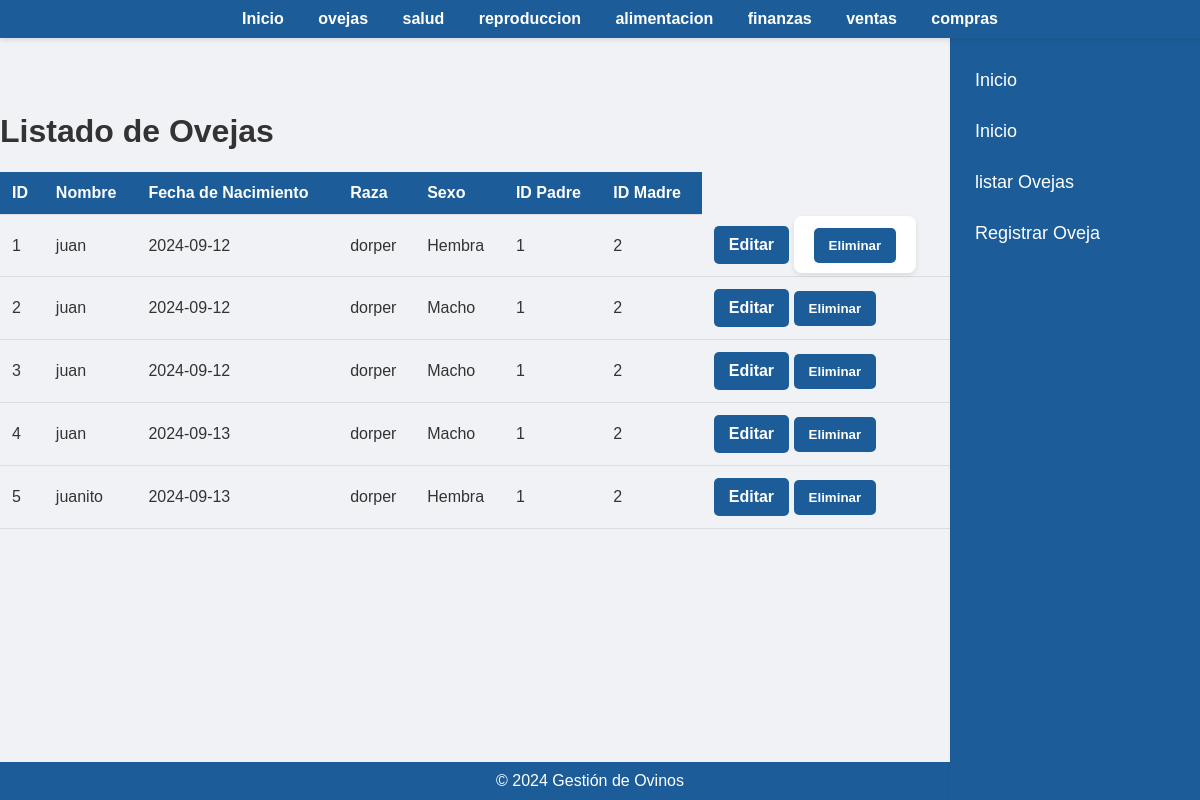
The app's page /listar_ovejas (signed in) with its own data.
### app/models.py (models this page shows, shortened)
class Oveja(db.Model):
    id = db.Column(db.Integer, primary_key=True)
    nombre = db.Column(db.String(100), nullable=False)
    fecha_nacimiento = db.Column(db.Date, nullable=False)
    raza = db.Column(db.String(50), nullable=False)
    sexo = db.Column(ENUM('Macho', 'Hembra', name='sexo_enum'), nullable=False)
    id_padre = db.Column(db.Integer, db.ForeignKey('oveja.id'), nullable=True)
    id_madre = db.Column(db.Integer, db.ForeignKey('oveja.id'), nullable=True)
    user_id = db.Column(db.Integer, db.ForeignKey('user.id'), nullable=False)
    padre = db.relationship('Oveja', remote_side=[id], foreign_keys=[id_padre], backref='hijos_padre', uselist=False)
    madre = db.relationship('Oveja', remote_side=[id], foreign_keys=[id_madre], backref='hijos_madre', uselist=False)
    user = db.relationship('User', backref='ovejas')

### app/routes.py (the view)
@app.route('/listar_ovejas')
@login_required
def listar_ovejas():
    ovejas = Oveja.query.filter_by(user_id=current_user.id).all()
    return render_template('listar_ovejas.html', ovejas=ovejas)

### app/__init__.py (called while the page is built)
@login_manager.user_loader
def load_user(user_id):
    return User.query.get(int(user_id))

### app/templates/listar_ovejas.html (shortened to what this page needs)
<!DOCTYPE html>
<html lang="es">
<head>
    <link rel="stylesheet" href="{{ url_for('static', filename='styles.css') }}">
</head>
<body>
    <br>
    <div class="navbar">
        <a href="{{ url_for('index') }}">Inicio</a>
        <a href="{{ url_for('oveja') }}"> ovejas  </a>
        <a href="{{ url_for('salud') }}">salud</a>
        <a href="{{url_for('reproduccion')}}"> reproduccion</a>
        <a href="{{url_for('alimentacion')}}">alimentacion</a></li>
        <a href="{{url_for('finanzas')}}">finanzas</a></li>
        <a href="{{url_for('venta')}}">ventas</a></li>
        <a href="{{url_for('compra')}}">compras</a></li>
    </div>
    <footer>
        &copy; 2024 Gestión de Ovinos
    </footer>
    <div class="sidebar">
        <a href="{{ url_for('index') }}">Inicio</a>
        <a href="{{ url_for('index') }}">Inicio</a>
        <a href="{{ url_for('listar_ovejas') }}">listar Ovejas</a>
        <a href="{{ url_for('registrar_oveja') }}">Registrar Oveja</a>
    </div>
    <h1>Listado de Ovejas</h1>
    <table>
        <thead>
            <tr>
                <th>ID</th>
                <th>Nombre</th>
                <th>Fecha de Nacimiento</th>
                <th>Raza</th>
                <th>Sexo</th>
                <th>ID Padre</th>
                <th>ID Madre</th>
            </tr>
        </thead>
        <tbody>
            {% for oveja in ovejas %}
            <tr>
                <td>{{ oveja.id }}</td>
                <td>{{ oveja.nombre }}</td>
                <td>{{ oveja.fecha_nacimiento.strftime('%Y-%m-%d') }}</td>
                <td>{{ oveja.raza }}</td>
                <td>{{ oveja.sexo }}</td>
                <td>{{ oveja.id_padre }}</td>
                <td>{{ oveja.id_madre }}</td>
                <td>
                    <a href="{{ url_for('editar_oveja', id=oveja.id) }}"class='btn'>Editar</a>
                    <form action="{{ url_for('eliminar_oveja', id=oveja.id) }}" method="POST" style="display:inline;">
                        <button type="submit" onclick="return confirm('¿Estás seguro de que deseas eliminar esta oveja?');">Eliminar</button>
                </td>
            </tr>
            {% endfor %}
        </tbody>
    </table>
</body>
</html>

### app/static/styles.css (style rules this page uses)
body { font-family: 'Arial', sans-serif; background-color: #f0f2f5; color: #333; margin: 0; padding: 0; padding-top: 20px; }
.navbar { background-color: #1c5d99; padding: 10px 20px; text-align: center; box-shadow: 0 2px 5px rgba(0, 0, 0, 0.1); position: fixed; top: 0; left: 0; width: 100%; z-index: 1000; }
.navbar a { color: #ffffff; text-decoration: none; margin: 0 15px; font-weight: bold; }
.sidebar { height: calc(100vh - 35px); width: 250px; position: fixed; top: 35px; right: 0; background-color: #1c5d99; padding-top: 20px; box-shadow: 2px 0 5px rgba(0, 0, 0, 0.1); overflow-y: auto; z-index: 900; }
.sidebar a { padding: 15px 25px; text-decoration: none; font-size: 18px; color: #ffffff; display: block; transition: 0.3s; }
form { max-width: 500px; margin: 20px auto; padding: 20px; background-color: #ffffff; border-radius: 8px; box-shadow: 0 2px 5px rgba(0, 0, 0, 0.1); }
button { background-color: #1c5d99; color: white; padding: 10px 15px; border: none; border-radius: 5px; cursor: pointer; font-weight: bold; }
table { width: calc(100% - 250px); margin-right: 250px; border-collapse: collapse; margin: 20px 0; }
th, td { padding: 12px; border-bottom: 1px solid #ddd; text-align: left; }
th { background-color: #1c5d99; color: white; }
footer { background-color: #1c5d99; color: white; text-align: center; padding: 10px; position: fixed; bottom: 0; width: calc(100%); right: 0; z-index: 850; }
.btn { display: inline-block; padding: 10px 15px; background-color: #1c5d99; color: white; text-decoration: none; border-radius: 5px; font-weight: bold; text-align: center; }

### records on screen
Oveja: id "1", nombre "juan", fecha_nacimiento "2024-09-12", raza "dorper", sexo "Hembra", id_padre "1", id_madre "2"
Oveja: id "2", nombre "juan", fecha_nacimiento "2024-09-12", raza "dorper", sexo "Macho", id_padre "1", id_madre "2"
Oveja: id "3", nombre "juan", fecha_nacimiento "2024-09-12", raza "dorper", sexo "Macho", id_padre "1", id_madre "2"
Oveja: id "4", nombre "juan", fecha_nacimiento "2024-09-13", raza "dorper", sexo "Macho", id_padre "1", id_madre "2"
Oveja: id "5", nombre "juanito", fecha_nacimiento "2024-09-13", raza "dorper", sexo "Hembra", id_padre "1", id_madre "2"
